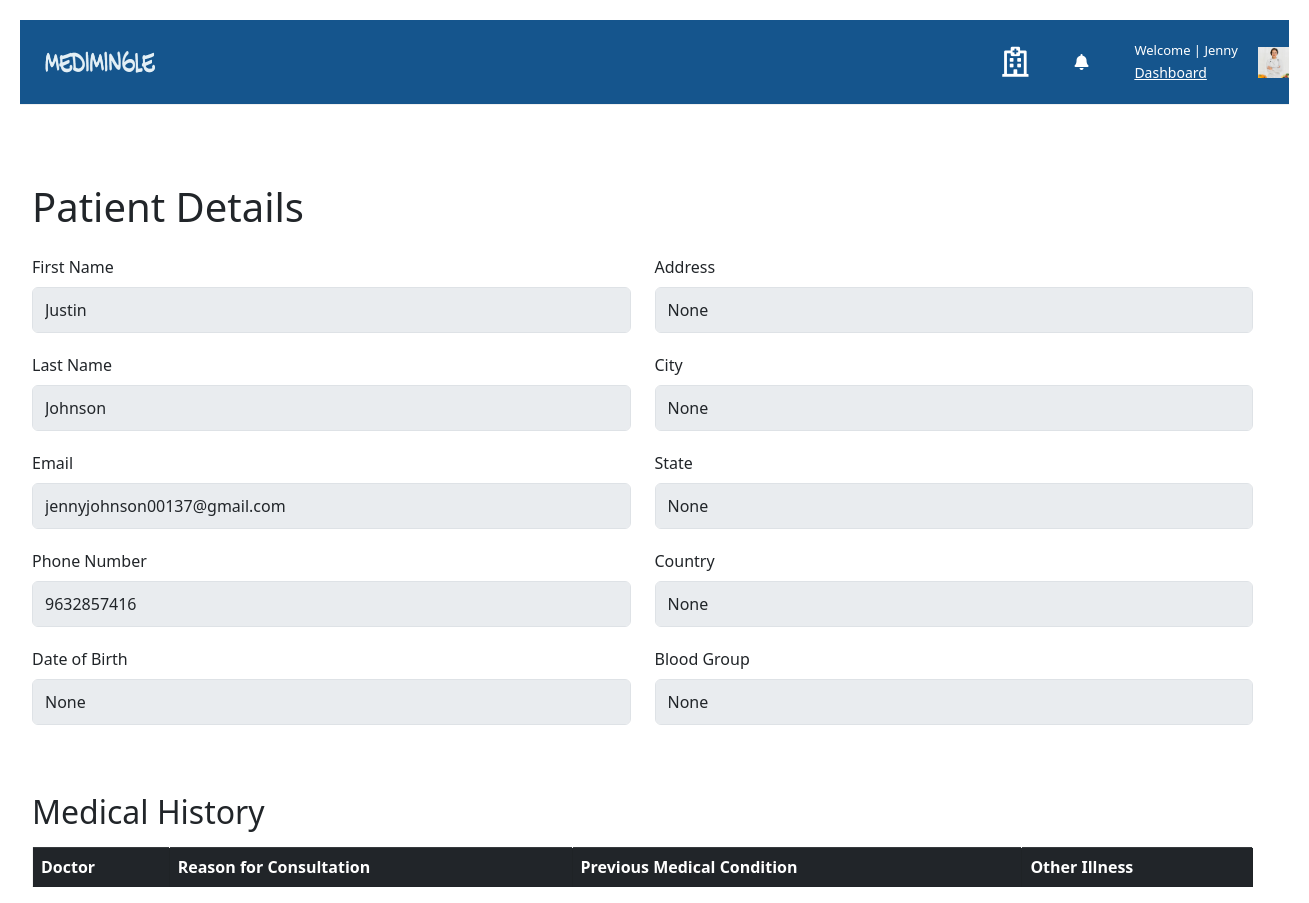
/patients/1/ (signed in), run on an earlier commit of the app's database.
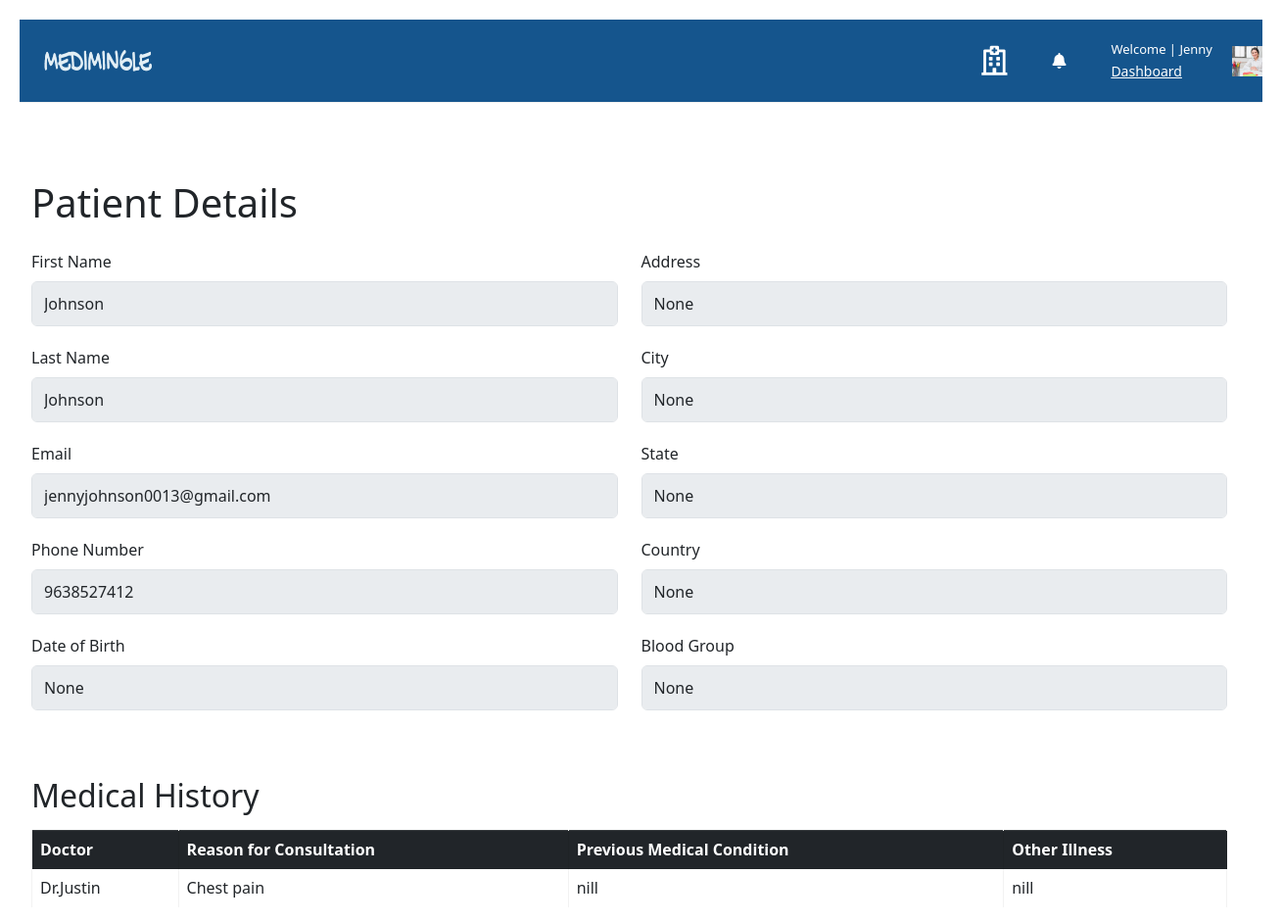
And on a later commit of the database.
### medi/models.py (models this page shows, shortened)
class tbl_user(AbstractUser):
    email=models.EmailField(unique=True)
    phone_number=models.CharField(max_length=15, null=True)
    USER_TYPE_CHOICES = (
        ('patient', 'Patient'),('doctor', 'Doctor'),
    )
    user_type = models.CharField(
        max_length=10,
        choices=USER_TYPE_CHOICES,
        default='patient',
    )
    is_email_verified = models.BooleanField(default=False)
    email_verification_token = models.CharField(max_length=255, blank=True, null=True)
    status= models.BooleanField(default=False)

class Doctor(models.Model):
    user = models.OneToOneField(tbl_user, on_delete=models.CASCADE)
    city  = models.CharField(max_length=50,null=True,blank=True)
    profile_image = models.ImageField(upload_to='doctor/',default='default.png')
    gender = models.CharField(max_length=10, blank=True)
    description = models.TextField(blank=True)
    date_joined = models.DateTimeField(default=datetime.now, blank=True)
    consulting_fee = models.DecimalField(max_digits=10, decimal_places=2,blank=True,null=True)
    registration_number = models.CharField(max_length=50, null=True, blank=True)
    certificate = models.FileField(upload_to='certificates/', null=True, blank=True)
    def __str__(self):
        return self.user.first_name

class Patient(models.Model):
    user = models.OneToOneField(tbl_user, on_delete=models.CASCADE)
    city  = models.CharField(max_length=100, null=True,blank=True)
    state  = models.CharField(max_length=100, null=True)
    country  = models.CharField(max_length=100, null=True)
    gender  = models.CharField(max_length=50, null=True)
    profile_image = models.ImageField(upload_to='doctor/',default='default.png')
    blood_group  = models.CharField(max_length=50, null=True)
    date_joined = models.DateTimeField(default=datetime.now, blank=True)
    date_of_birth = models.DateField(null=True)
    address=models.TextField(null=True)
    pin=models.CharField(max_length=6,null=True)

class MedicalData(models.Model):
    patient = models.ForeignKey(Patient, on_delete=models.CASCADE)
    doctor = models.ForeignKey(Doctor, on_delete=models.CASCADE, null=True)
    appointment = models.OneToOneField(Appointment, on_delete=models.CASCADE,null=True)
    reason_for_consultation = models.TextField()
    previous_medical_condition = models.TextField()
    any_other_illness = models.TextField()

### medi/views.py (the view)
# urls.py: path('patients/<int:patient_id>/', views.patient_details, name='patient_details'),
@never_cache
@login_required(login_url='signin')
def patient_details(request, patient_id):
    patient = get_object_or_404(Patient, pk=patient_id)
    medical_data = MedicalData.objects.filter(patient=patient)
    return render(request, 'patient_details.html', {'patient': patient, 'medical_data': medical_data})

### templates/patient_details.html (shortened to what this page needs)
{% load static %}
<html lang="en">
<head>
		<link href="https://stackpath.bootstrapcdn.com/bootstrap/4.5.2/css/bootstrap.min.css" rel="stylesheet">
		<link rel="stylesheet" href="{% static '/assets/css/bootstrap.min.css' %}">
		<link rel="stylesheet" href="{% static '/assets/plugins/fontawesome/css/fontawesome.min.css' %}">
		<link rel="stylesheet" href="{% static '/assets/plugins/fontawesome/css/all.min.css' %}">
		<link rel="stylesheet" href="{% static '/assets/css/style.css' %}">
    <link href="https://cdn.jsdelivr.net/npm/bootstrap@5.3.0-alpha1/dist/css/bootstrap.min.css" rel="stylesheet">
</head>
<body>
    <div class="main-wrapper">
    <header class="header">
        <nav class="navbar navbar-expand-lg header-nav">
            <div class="navbar-header">
                <a href="#" class="navbar-brand logo">
                    <img src="{% static '/assets/img/logo.png' %}" class="img-fluid" alt="Logo">
                </a>
            </div>
            <ul class="nav header-navbar-rht">
                <li class="nav-item contact-item">
                    <div class="header-contact-img">
                        <i  style="color: white;" class="far fa-hospital"></i>
                    </div>
                </li>
                <li class="nav-item dropdown noti-dropdown">
                    <a href="#" class="dropdown-toggle nav-link" data-toggle="dropdown">
                        <i class="fas fa-bell" style="color: white;"></i>
                    </a>
                </li>
                <li class="nav-item dropdown has-arrow logged-item">
                    <div class="header-contact-detail">
                        {% if user.is_authenticated %}
                            <p  style="color: white;" class="contact-header">Welcome | {{ user.first_name }}</p>
                            {% if user.user_type == 'doctor' %}
                                <p class="contact-info-header"><a href="{% url 'doctor_dashboard' %}"  style="color: white;" >Dashboard</a></p>
                            {% else %}
                            <p class="contact-info-header"><a href="{% url 'patient_dashboard' %}"  style="color: white;" >Dashboard</a></p>
                            {% endif %}
                        {% endif %}
                    </li>
                    <li>
                        <span class="user-img">
                            <img src="{{ user.doctor.profile_image.url }}" alt="Profile Image">
                        </span>
                    </div>
    <div class="content">
        <div class="container-fluid">
            <div class="row">
        <h1 class="mt-5 mb-4">Patient Details</h1>
        <div class="row">
            <div class="col-md-6">
                <form>
                    <div class="form-group">
                        <label for="firstName">First Name</label>
                        <input type="text" class="form-control" id="firstName" value="{{ patient.user.first_name }}" readonly>
                    </div>
                    <div class="form-group">
                        <label for="lastName">Last Name</label>
                        <input type="text" class="form-control" id="lastName" value="{{ patient.user.last_name }}" readonly>
                    </div>
                    <div class="form-group">
                        <label for="email">Email</label>
                        <input type="email" class="form-control" id="email" value="{{ patient.user.email }}" readonly>
                    </div>
                    <div class="form-group">
                        <label for="phoneNumber">Phone Number</label>
                        <input type="text" class="form-control" id="phoneNumber" value="{{ patient.user.phone_number }}" readonly>
                    </div>
                    <div class="form-group">
                        <label for="dob">Date of Birth</label>
                        <input type="text" class="form-control" id="dob" value="{{ patient.date_of_birth }}" readonly>
                    </div>
                </form>
            </div>
            <div class="col-md-6">
                <form>
                    <div class="form-group">
                        <label for="address">Address</label>
                        <input type="text" class="form-control" id="address" value="{{ patient.address }}" readonly>
                    </div>
                    <div class="form-group">
                        <label for="city">City</label>
                        <input type="text" class="form-control" id="city" value="{{ patient.city }}" readonly>
                    </div>
                    <div class="form-group">
                        <label for="state">State</label>
                        <input type="text" class="form-control" id="state" value="{{ patient.state }}" readonly>
                    </div>
                    <div class="form-group">
                        <label for="country">Country</label>
                        <input type="text" class="form-control" id="country" value="{{ patient.country }}" readonly>
                    </div>
                    <div class="form-group">
                        <label for="bloodGroup">Blood Group</label>
                        <input type="text" class="form-control" id="bloodGroup" value="{{ patient.blood_group }}" readonly>
                    </div>
                </form>
            </div>
        </div>
        <div class="row">
            <div class="col-md-12">
                <h2 class="mt-5 mb-3">Medical History</h2>
                <table class="table table-bordered">
                    <thead class="table-dark">
                        <tr>
                            <th>Doctor</th>
                            <th>Reason for Consultation</th>
                            <th>Previous Medical Condition</th>
                            <th>Other Illness</th>
                        </tr>
                    </thead>
                    <tbody>
                        {% for data in medical_data %}
                        <tr>
                            <td>Dr.{{ data.doctor }}</td>
                            <td>{{ data.reason_for_consultation }}</td>
                            <td>{{ data.previous_medical_condition }}</td>
                            <td>{{ data.any_other_illness }}</td>
                        </tr>
                        {% endfor %}
                    </tbody>
                </table>
            </div>
        </div>
    </div>
</div>
</div>
</body>
</html>

### templates/patient_details.html (style rules this page uses)
body { padding: 20px; }
.form-group { margin-bottom: 20px; }

What changed in the data, as far as the page shows it:
changed tbl_user "Jenny": doctor.profile_image: picture removed, a placeholder shows
changed Patient "None": user.first_name "Justin" → "Johnson"; user.email "jennyjohnson00137@gmail.com" → "jennyjohnson0013@gmail.com"; user.phone_number "9632857416" → "9638527412"
added MedicalData: doctor "Justin", reason_for_consultation "Chest pain", previous_medical_condition "nill", any_other_illness "nill"
